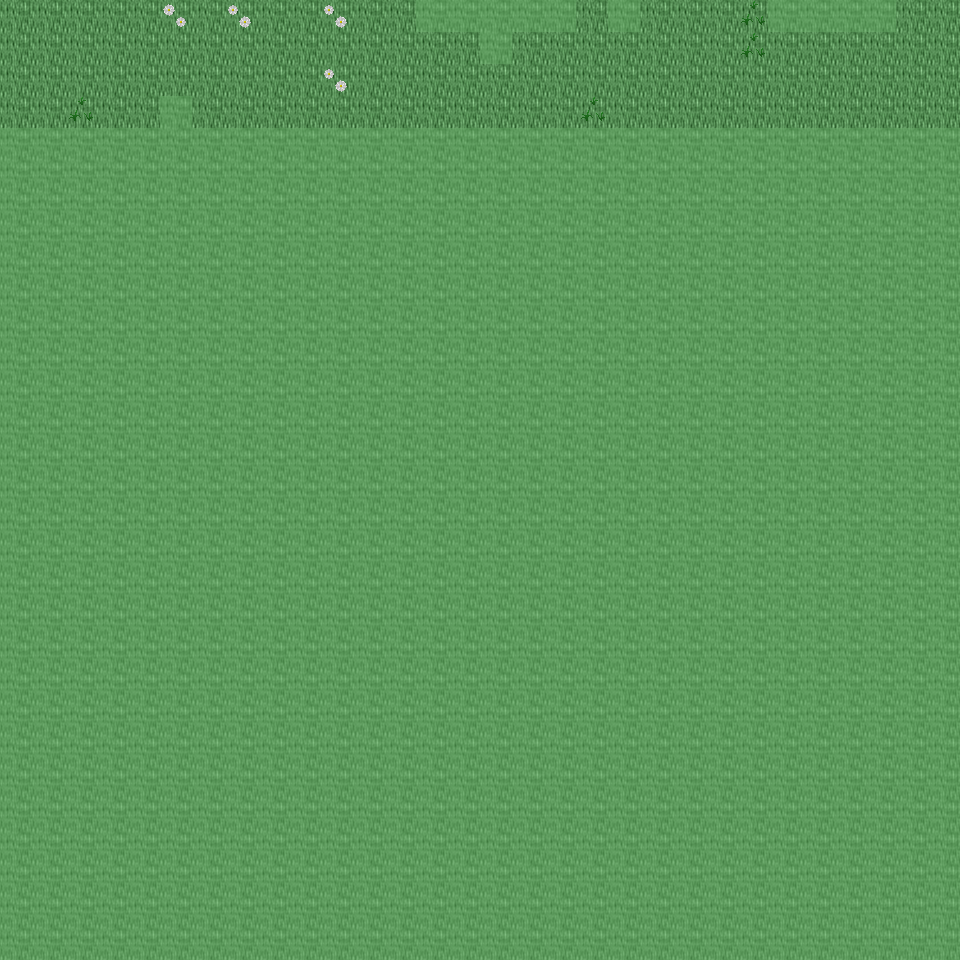

Tiled map render using the project's own tile images. Description and the map definition, with tile-layer contents summarised, below:
An orthogonal 30x30 tile map with 32x32 px tiles, 6 tile layers (Ground, Object, Object2, Above, ...), 32 tilesets and 5 objects (5x mapchange).

<map version="1.0" orientation="orthogonal" renderorder="right-down" width="30" height="30" tilewidth="32" tileheight="32" nextobjectid="6">
  <tileset firstgid="1" name="tileset_ground_ground" tilewidth="32" tileheight="32" tilecount="33" columns="3">
    <image source="../drawable/tileset_ground_ground.png" width="96" height="352" />
  </tileset>
  <tileset firstgid="34" name="tileset_ground_cobbled_paving" tilewidth="32" tileheight="32" tilecount="1" columns="1">
    <image source="../drawable/tileset_ground_cobbled_paving.png" width="32" height="32" />
  </tileset>
  <tileset firstgid="35" name="tileset_plant_grasses" tilewidth="32" tileheight="32" tilecount="6" columns="3">
    <image source="../drawable/tileset_plant_grasses.png" width="96" height="64" />
  </tileset>
  <tileset firstgid="41" name="tileset_plant_flower_daisy_white" tilewidth="32" tileheight="32" tilecount="8" columns="2">
    <image source="../drawable/tileset_plant_flower_daisy_white.png" width="64" height="128" />
  </tileset>
  <tileset firstgid="49" name="tileset_ground_ridge_earth_pale" tilewidth="32" tileheight="32" tilecount="96" columns="12">
    <image source="../drawable/tileset_ground_ridge_earth_pale.png" width="384" height="256" />
  </tileset>
  <tileset firstgid="145" name="tileset_plant_leaves" tilewidth="32" tileheight="32" tilecount="8" columns="4">
    <image source="../drawable/tileset_plant_leaves.png" width="128" height="64" />
  </tileset>
  <tileset firstgid="153" name="tileset_ground_grass_edges" tilewidth="32" tileheight="32" tilecount="36" columns="12">
    <image source="../drawable/tileset_ground_grass_edges.png" width="384" height="96" />
  </tileset>
  <tileset firstgid="189" name="tileset_ground_grass_corners" tilewidth="32" tileheight="32" tilecount="24" columns="6">
    <image source="../drawable/tileset_ground_grass_corners.png" width="192" height="128" />
  </tileset>
  <tileset firstgid="213" name="tileset_building_roof_blue" tilewidth="32" tileheight="32" tilecount="20" columns="5">
    <image source="../drawable/tileset_building_roof_blue.png" width="160" height="128" />
  </tileset>
  <tileset firstgid="233" name="tileset_building_wall_wall_brown" tilewidth="32" tileheight="32" tilecount="12" columns="3">
    <image source="../drawable/tileset_building_wall_wall_brown.png" width="96" height="128" />
  </tileset>
  <tileset firstgid="245" name="tileset_plant_tree_tree_darkgreen" tilewidth="32" tileheight="32" tilecount="88" columns="8">
    <image source="../drawable/tileset_plant_tree_tree_darkgreen.png" width="256" height="352" />
  </tileset>
  <tileset firstgid="333" name="tileset_building_roof_red" tilewidth="32" tileheight="32" tilecount="20" columns="5">
    <image source="../drawable/tileset_building_roof_red.png" width="160" height="128" />
  </tileset>
  <tileset firstgid="353" name="tileset_plant_bush_bushes" tilewidth="32" tileheight="32" tilecount="10" columns="5">
    <image source="../drawable/tileset_plant_bush_bushes.png" width="160" height="64" />
  </tileset>
  <tileset firstgid="363" name="tileset_building_window_window_left" tilewidth="32" tileheight="32" tilecount="2" columns="2">
    <image source="../drawable/tileset_building_window_window_left.png" width="64" height="32" />
  </tileset>
  <tileset firstgid="365" name="tileset_building_window_window_right" tilewidth="32" tileheight="32" tilecount="2" columns="2">
    <image source="../drawable/tileset_building_window_window_right.png" width="64" height="32" />
  </tileset>
  <tileset firstgid="367" name="tileset_building_door_door_n" tilewidth="32" tileheight="32" tilecount="6" columns="3">
    <image source="../drawable/tileset_building_door_door_n.png" width="96" height="64" />
  </tileset>
  <tileset firstgid="373" name="tileset_ground_green_paving_4" tilewidth="32" tileheight="32" tilecount="3" columns="3">
    <image source="../drawable/tileset_ground_green_paving_4.png" width="96" height="32" />
  </tileset>
  <tileset firstgid="376" name="tileset_item_postbox" tilewidth="32" tileheight="32" tilecount="4" columns="2">
    <image source="../drawable/tileset_item_postbox.png" width="64" height="64" />
  </tileset>
  <tileset firstgid="380" name="tileset_plant_bush_hedge" tilewidth="32" tileheight="32" tilecount="35" columns="5">
    <image source="../drawable/tileset_plant_bush_hedge.png" width="160" height="224" />
  </tileset>
  <tileset firstgid="415" name="tileset_building_door_closed" tilewidth="32" tileheight="32" tilecount="1" columns="1">
    <image source="../drawable/tileset_building_door_closed.png" width="32" height="32" />
  </tileset>
  <tileset firstgid="416" name="tileset_building_decoration_rocks_2" tilewidth="32" tileheight="32" tilecount="2" columns="1">
    <image source="../drawable/tileset_building_decoration_rocks_2.png" width="32" height="64" />
  </tileset>
  <tileset firstgid="418" name="tileset_plant_stump_rectangular" tilewidth="32" tileheight="32" tilecount="4" columns="2">
    <image source="../drawable/tileset_plant_stump_rectangular.png" width="64" height="64" />
  </tileset>
  <tileset firstgid="422" name="tileset_plant_stump_stump_purple" tilewidth="32" tileheight="32" tilecount="4" columns="2">
    <image source="../drawable/tileset_plant_stump_stump_purple.png" width="64" height="64" />
  </tileset>
  <tileset firstgid="426" name="tileset_building_fence_fence_chunky" tilewidth="32" tileheight="32" tilecount="21" columns="3">
    <image source="../drawable/tileset_building_fence_fence_chunky.png" width="96" height="224" />
  </tileset>
  <tileset firstgid="447" name="tileset_plant_stump_small_stump" tilewidth="32" tileheight="32" tilecount="4" columns="2">
    <image source="../drawable/tileset_plant_stump_small_stump.png" width="64" height="64" />
  </tileset>
  <tileset firstgid="451" name="tileset_building_decoration_chimney" tilewidth="32" tileheight="32" tilecount="2" columns="1">
    <image source="../drawable/tileset_building_decoration_chimney.png" width="32" height="64" />
  </tileset>
  <tileset firstgid="453" name="tileset_logic_collision" tilewidth="32" tileheight="32" tilecount="1" columns="1">
    <image source="../drawable/tileset_logic_collision.png" width="32" height="32" />
  </tileset>
  <tileset firstgid="454" name="tileset_furniture_chair_bench_iron" tilewidth="32" tileheight="32" tilecount="4" columns="2">
    <image source="../drawable/tileset_furniture_chair_bench_iron.png" width="64" height="64" />
  </tileset>
  <tileset firstgid="458" name="tileset_ground_green_paving" tilewidth="32" tileheight="32" tilecount="18" columns="3">
    <image source="../drawable/tileset_ground_green_paving.png" width="96" height="192" />
  </tileset>
  <tileset firstgid="476" name="tileset_building_fence_palisade" tilewidth="32" tileheight="32" tilecount="84" columns="6">
    <image source="../drawable/tileset_building_fence_palisade.png" width="192" height="448" />
  </tileset>
  <tileset firstgid="560" name="tileset_furniture_light_lamp_blue" tilewidth="32" tileheight="32" tilecount="3" columns="1">
    <image source="../drawable/tileset_furniture_light_lamp_blue.png" width="32" height="96" />
  </tileset>
  <tileset firstgid="563" name="tileset_plant_flower_flowers_mixed" tilewidth="32" tileheight="32" tilecount="16" columns="4">
    <image source="../drawable/tileset_plant_flower_flowers_mixed.png" width="128" height="128" />
  </tileset>
  <layer name="Ground" width="30" height="30">
    <data>[900 cells, 120 non-empty, 1 distinct tile ids]</data>
  </layer>
  <layer name="Object" width="30" height="30">
    <data>[900 cells, 11 non-empty, 5 distinct tile ids]</data>
  </layer>
  <layer name="Object2" width="30" height="30">
    <data>[900 cells, 9 non-empty, 3 distinct tile ids]</data>
  </layer>
  <layer name="Above" width="30" height="30">
    <data>[900 cells, 0 non-empty, 0 distinct tile ids]</data>
  </layer>
  <layer name="Above2" width="30" height="30">
    <data>[900 cells, 0 non-empty, 0 distinct tile ids]</data>
  </layer>
  <layer name="Walkable" width="30" height="30">
    <data>[900 cells, 792 non-empty, 1 distinct tile ids]</data>
  </layer>
  <objectgroup name="MapEvents">
    <object id="1" name="north" type="mapchange" x="0" y="0" width="416" height="32">
      <properties>
        <property name="map" value="0_deniran_forest_n2_w_x0_y1" />
        <property name="place" value="south" />
      </properties>
    </object>
    <object id="2" name="north2" type="mapchange" x="576" y="0" width="32" height="32">
      <properties>
        <property name="map" value="0_deniran_forest_n2_w_x0_y1" />
        <property name="place" value="south2" />
      </properties>
    </object>
    <object id="3" name="north3" type="mapchange" x="640" y="0" width="128" height="32">
      <properties>
        <property name="map" value="0_deniran_forest_n2_w_x0_y1" />
        <property name="place" value="south3" />
      </properties>
    </object>
    <object id="4" name="north4" type="mapchange" x="896" y="0" width="64" height="32">
      <properties>
        <property name="map" value="0_deniran_forest_n2_w_x0_y1" />
        <property name="place" value="south4" />
      </properties>
    </object>
    <object id="5" name="east" type="mapchange" x="928" y="0" width="32" height="128">
      <properties>
        <property name="map" value="0_ados_mountain_n2_w2_x0_y2" />
        <property name="place" value="west" />
      </properties>
    </object>
  </objectgroup>
</map>
